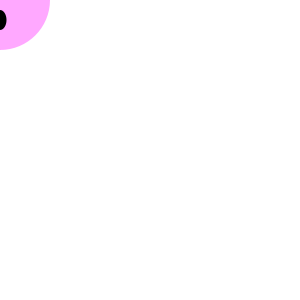
Frame 1 (no input)
Frame 60 (the mouse pressed at the canvas centre just before this capture): identical to frame 1, image omitted
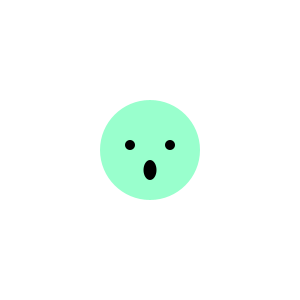
Frame 120 (the mouse held since frame 60 and released just before this capture)

The Processing sketch that drew these frames (run headless with seeded random() and noise(); from frame 60 on, the mouse is pressed at the canvas centre):

// Processing sketch: maru_kao
// ── maru_kao.pde
float r = random(254);
float g = random(254);
float b = random(254);

void setup(){
  size(300, 300);
  colorMode(RGB, 100);
}

void draw() {
// ランダムな色を生成
  background(100);

  // 輪郭
  noStroke();
  fill(r, g, b);
  ellipse(mouseX, mouseY, 100, 100);

  // 目と口
  fill(0);
  ellipse(mouseX-20,mouseY-5,10,10);
  ellipse(mouseX+20,mouseY-5,10,10);
  ellipse(mouseX, mouseY + 20, 13, 20);
}

void mousePressed(){
  r = random(254);
  g = random(254);
  b = random(254);
}
